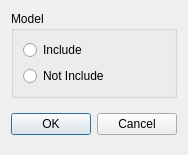
<?xml version="1.0" encoding="UTF-8"?>
<ui version="4.0">
 <class>SpeciesDialog</class>
 <widget class="QDialog" name="SpeciesDialog">
  <property name="geometry">
   <rect>
    <x>0</x>
    <y>0</y>
    <width>174</width>
    <height>148</height>
   </rect>
  </property>
  <property name="windowTitle">
   <string>Species Model</string>
  </property>
  <layout class="QVBoxLayout" name="verticalLayout_2">
   <item>
    <widget class="QGroupBox" name="groupBox">
     <property name="title">
      <string>Model</string>
     </property>
     <layout class="QVBoxLayout" name="verticalLayout">
      <item>
       <widget class="QRadioButton" name="include">
        <property name="text">
         <string>Include</string>
        </property>
       </widget>
      </item>
      <item>
       <widget class="QRadioButton" name="notInclude">
        <property name="text">
         <string>Not Include</string>
        </property>
       </widget>
      </item>
     </layout>
    </widget>
   </item>
   <item>
    <widget class="QWidget" name="widget" native="true">
     <layout class="QHBoxLayout" name="horizontalLayout_2">
      <property name="leftMargin">
       <number>0</number>
      </property>
      <property name="rightMargin">
       <number>0</number>
      </property>
      <item>
       <widget class="QPushButton" name="ok">
        <property name="text">
         <string>OK</string>
        </property>
       </widget>
      </item>
      <item>
       <widget class="QPushButton" name="cancel">
        <property name="text">
         <string>Cancel</string>
        </property>
       </widget>
      </item>
     </layout>
    </widget>
   </item>
  </layout>
 </widget>
 <resources/>
 <connections>
  <connection>
   <sender>cancel</sender>
   <signal>clicked()</signal>
   <receiver>SpeciesDialog</receiver>
   <slot>reject()</slot>
   <hints>
    <hint type="sourcelabel">
     <x>127</x>
     <y>117</y>
    </hint>
    <hint type="destinationlabel">
     <x>86</x>
     <y>73</y>
    </hint>
   </hints>
  </connection>
 </connections>
</ui>
